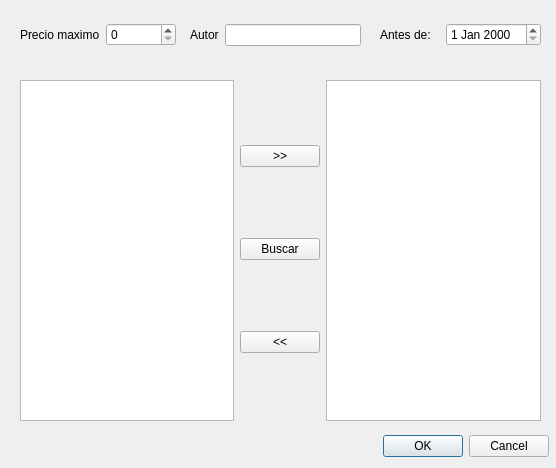
<?xml version="1.0" encoding="UTF-8"?>
<ui version="4.0">
 <class>Dialog</class>
 <widget class="QDialog" name="Dialog">
  <property name="windowModality">
   <enum>Qt::ApplicationModal</enum>
  </property>
  <property name="geometry">
   <rect>
    <x>0</x>
    <y>0</y>
    <width>556</width>
    <height>468</height>
   </rect>
  </property>
  <property name="windowTitle">
   <string>X% de libros en más de una categoria</string>
  </property>
  <property name="sizeGripEnabled">
   <bool>false</bool>
  </property>
  <property name="modal">
   <bool>true</bool>
  </property>
  <widget class="QDialogButtonBox" name="buttonBox">
   <property name="geometry">
    <rect>
     <x>380</x>
     <y>430</y>
     <width>171</width>
     <height>32</height>
    </rect>
   </property>
   <property name="locale">
    <locale language="Spanish" country="DominicanRepublic"/>
   </property>
   <property name="orientation">
    <enum>Qt::Horizontal</enum>
   </property>
   <property name="standardButtons">
    <set>QDialogButtonBox::Cancel|QDialogButtonBox::Ok</set>
   </property>
   <property name="centerButtons">
    <bool>true</bool>
   </property>
  </widget>
  <widget class="QLabel" name="label_3">
   <property name="geometry">
    <rect>
     <x>510</x>
     <y>20</y>
     <width>101</width>
     <height>19</height>
    </rect>
   </property>
   <property name="text">
    <string/>
   </property>
  </widget>
  <widget class="QWidget" name="layoutWidget">
   <property name="geometry">
    <rect>
     <x>20</x>
     <y>80</y>
     <width>521</width>
     <height>341</height>
    </rect>
   </property>
   <layout class="QHBoxLayout" name="horizontalLayout">
    <item>
     <widget class="QListView" name="listSugerencias"/>
    </item>
    <item>
     <layout class="QVBoxLayout" name="verticalLayout">
      <item>
       <widget class="QPushButton" name="pbAdd">
        <property name="text">
         <string>&gt;&gt;</string>
        </property>
       </widget>
      </item>
      <item>
       <widget class="QPushButton" name="pbBuscar">
        <property name="text">
         <string>Buscar</string>
        </property>
       </widget>
      </item>
      <item>
       <widget class="QPushButton" name="pbRemove">
        <property name="text">
         <string>&lt;&lt;</string>
        </property>
       </widget>
      </item>
     </layout>
    </item>
    <item>
     <widget class="QListView" name="listCarrito"/>
    </item>
   </layout>
  </widget>
  <widget class="QWidget" name="layoutWidget">
   <property name="geometry">
    <rect>
     <x>20</x>
     <y>20</y>
     <width>156</width>
     <height>30</height>
    </rect>
   </property>
   <layout class="QHBoxLayout" name="horizontalLayout_2">
    <item>
     <widget class="QLabel" name="label">
      <property name="text">
       <string>Precio maximo</string>
      </property>
     </widget>
    </item>
    <item>
     <widget class="QSpinBox" name="spnPrecio"/>
    </item>
   </layout>
  </widget>
  <widget class="QWidget" name="layoutWidget_2">
   <property name="geometry">
    <rect>
     <x>380</x>
     <y>20</y>
     <width>161</width>
     <height>30</height>
    </rect>
   </property>
   <layout class="QHBoxLayout" name="horizontalLayout_4">
    <item>
     <widget class="QLabel" name="label_5">
      <property name="text">
       <string>Antes de:</string>
      </property>
     </widget>
    </item>
    <item>
     <widget class="QDateEdit" name="dateAntesDe"/>
    </item>
   </layout>
  </widget>
  <widget class="QWidget" name="layoutWidget_3">
   <property name="geometry">
    <rect>
     <x>190</x>
     <y>20</y>
     <width>171</width>
     <height>30</height>
    </rect>
   </property>
   <layout class="QHBoxLayout" name="horizontalLayout_5">
    <item>
     <widget class="QLabel" name="label_6">
      <property name="text">
       <string>Autor</string>
      </property>
     </widget>
    </item>
    <item>
     <widget class="QLineEdit" name="lineAutor"/>
    </item>
   </layout>
  </widget>
 </widget>
 <resources/>
 <connections>
  <connection>
   <sender>buttonBox</sender>
   <signal>accepted()</signal>
   <receiver>Dialog</receiver>
   <slot>accept()</slot>
   <hints>
    <hint type="sourcelabel">
     <x>248</x>
     <y>254</y>
    </hint>
    <hint type="destinationlabel">
     <x>157</x>
     <y>274</y>
    </hint>
   </hints>
  </connection>
  <connection>
   <sender>buttonBox</sender>
   <signal>rejected()</signal>
   <receiver>Dialog</receiver>
   <slot>reject()</slot>
   <hints>
    <hint type="sourcelabel">
     <x>316</x>
     <y>260</y>
    </hint>
    <hint type="destinationlabel">
     <x>286</x>
     <y>274</y>
    </hint>
   </hints>
  </connection>
 </connections>
</ui>
